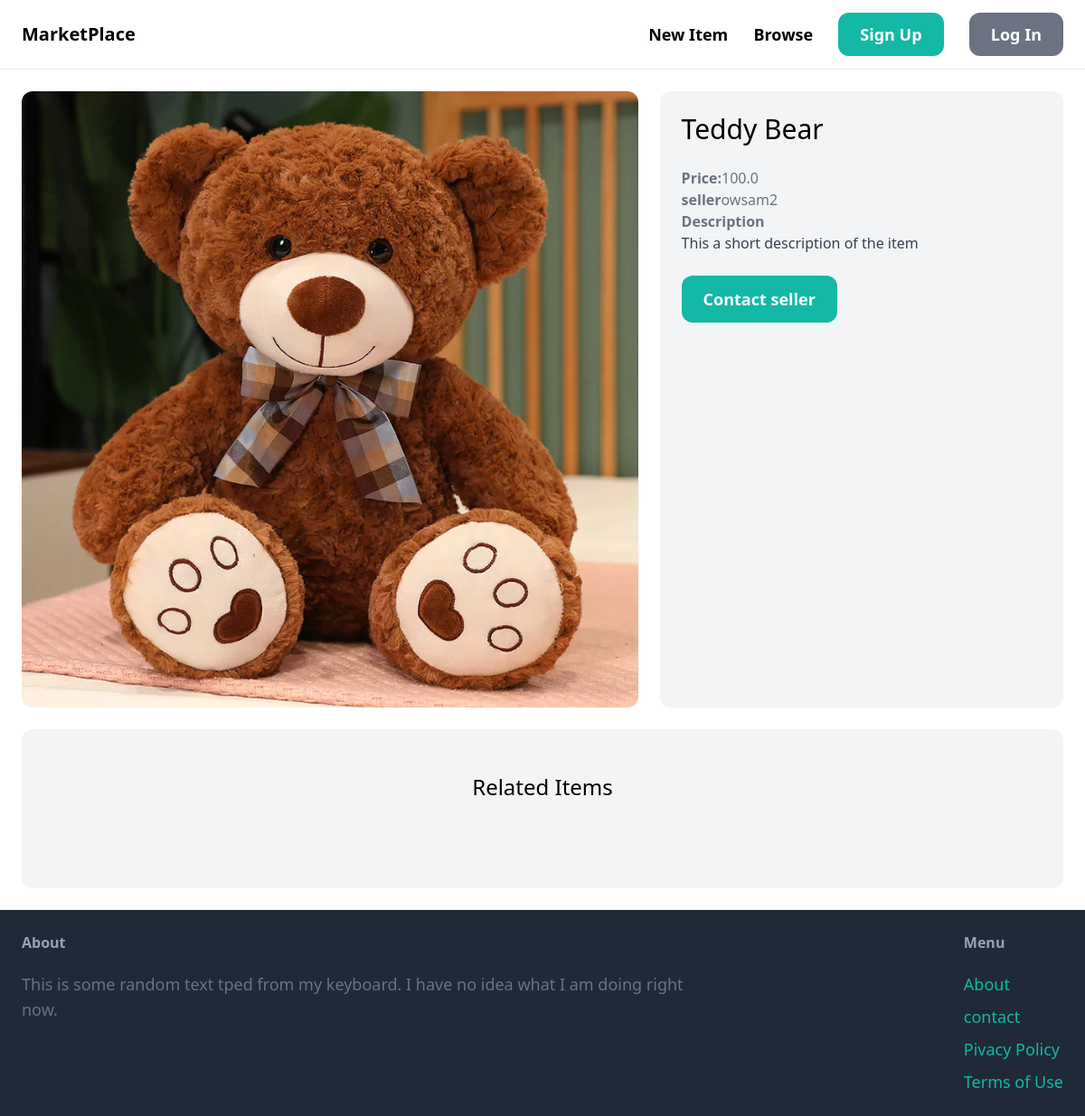
/items/1/, run on an earlier commit of the app's database.
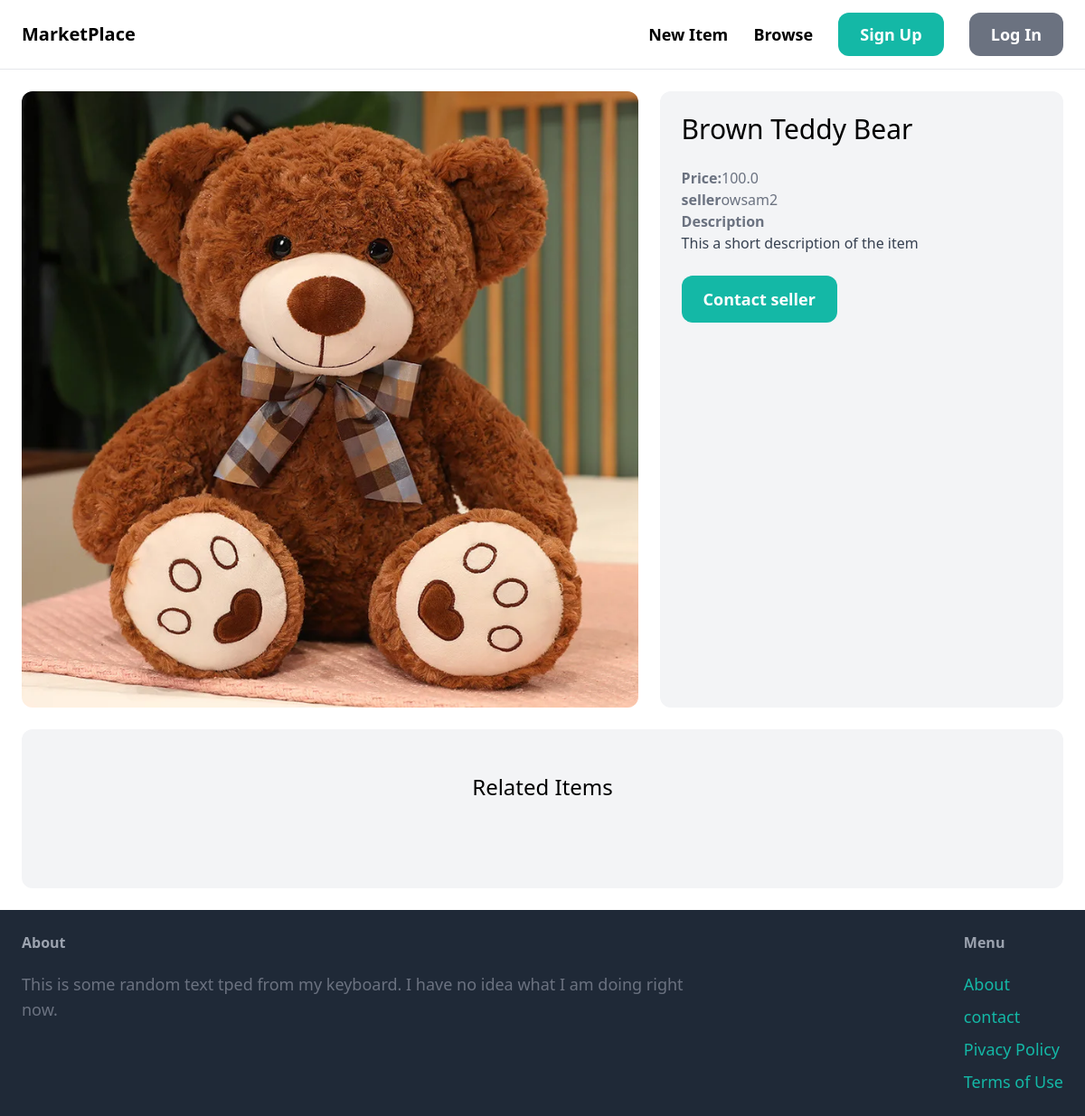
And on a later commit of the database.
### item/models.py (models this page shows, shortened)
class Item(models.Model):
    category = models.ForeignKey(Category, related_name='items', on_delete=models.CASCADE) # If user deletes category, all items in that category are being deleted
    name = models.CharField(max_length=255)
    description = models.TextField(blank=True, null=True)
    price = models.FloatField()
    image = models.ImageField(upload_to='item_images', blank=True, null=True) #uploads and create item_mage location on the server if it doesn't exist.
    is_sold = models.BooleanField(default=False)
    created_by = models.ForeignKey(User, related_name='items', on_delete = models.CASCADE) #If user deletes all items, delte all items
    created_at = models.DateTimeField(auto_now_add=True)

### item/views.py (the view)
# urls.py: path('<int:pk>/', views.detail, name='detail'),
def detail(request, pk):
    item = get_object_or_404(Item, pk = pk)
    related_items = Item.objects.filter(category = item.category, is_sold=False).exclude(pk=pk)[0:3]
    return render(request, "item/detail.html", {
        "item": item,
        'related_items': related_items
    })

### item/templates/item/detail.html (shortened to what this page needs)
{%extends 'core/base.html'%}
{%block content%}
    <div class="grid grid-cols-5 gap-6">
        <div class="col-span-3">
            <img src="{{item.image.url}}" class="rounded-xl">
        </div>
        <div class="col-span-2 p-6 bg-gray-100 rounded-xl">
            <h1 class="mb-6 text-3xl">{{item.name}}</h1>
            <p class="text-gray-500"><strong>Price:</strong>{{item.price}}</p>
            <p class="text-gray-500"><strong>seller</strong>{{item.created_by}}</p>
            {% if item.description %}
            <p class="text-gray-700">
                <strong class="text-gray-500">Description</strong><br>
                {{item.description}}
            </p>
            {% endif %}
            {% if request.user == item.created_by %}
            <div class="mt-6 p-6 bg-white rounded-xl">
                <p> This is your item </p><br>
                <a href="{% url 'item:edit' item.id %}" class="incline-block mt-6 px-6 py-3 text-lg font-semibold bg-teal-500 rounded-xl "> Edit </a>
                <a href="{% url 'item:delete' item.pk %}" class="incline-block mt-6 px-6 py-3 text-lg font-semibold bg-red-500 rounded-xl "> Delete </a>
            </div>
            {% else %}
                <a href="#" class="inline-block mt-6 px-6 py-3 text-lg font-semibold bg-teal-500 text-white rounded-xl hover:bg-teal-700">Contact seller</a>
            {%endif%}
        </div>
    </div>
    <div class="mt-6 px-6 py-12 bg-gray-100 rounded-xl">
        <h2 class="mb-12 text-2xl text-center">Related Items</h2>
    </div>
{%endblock%}

### core/templates/core/base.html (shortened to what this page needs)
<!DOCTYPE html>
<html lang="en">
<head>
    <script src="https://cdn.tailwindcss.com"></script>
</head>
<body>
    <nav class = "py-6 px-6 flex justify-between items-center border-b border-gray-200">
        <a href="/" class="text-xl font-semibold">MarketPlace</a>
        <div class="space-x-6">
            <a href="{% url 'item:new' %}" class="text-lg font-semibold  hover:text-gray-500">New Item</a>
            <a href="#" class="text-lg font-semibold hover:text-gray-500">Browse</a>
            {% if request.user.is_authenticated %}
            <a href="#" class="px-6 py-3 text-lg font-semibold bg-teal-500 text-white rounded-xl hover:tbg-teal-700">Inbox</a>
            <a href="{% url 'dashboard:index' %}" class="px-6 py-3 text-lg font-semibold bg-gray-500 text-white rounded-xl hover:tbg-teal-700">Dashboard</a>
            {% else %}
            <a href="{% url 'core:signup' %}" class="px-6 py-3 text-lg font-semibold bg-teal-500 text-white rounded-xl hover:tbg-teal-700">Sign Up</a>
            <a href="{% url 'core:login' %}" class="px-6 py-3 text-lg font-semibold bg-gray-500 text-white rounded-xl hover:tbg-teal-700">Log In</a>
            {% endif %}
        </div>
    </nav>
    <div class="px-6 py-6">
    {% block content %}
    {% endblock %}
    </div>
    <footer class="px-6 py-6 flex justify-between bg-gray-800">
        <div class="w-2/3 pr-19">
            <h3 class="mb-5 font-semibold text-gray-400">About</h3>
            <p class="text-lg text-gray-500">This is some random text tped from my keyboard. I have no idea what I am doing right now.</p>
        </div>
        <div class="w- 1/3">
            <h3 class="mb-5 font-semibold text-gray-400">Menu</h3>
            <ul class="space-y-2">
                <li>
                    <a href="#" class="text-lg text-teal-500 hover:text-teal-500">About</a>
                </li>
                <li>
                    <a href="{% url 'core:contact'% }" class="text-lg text-teal-500 hover:text-teal-500">contact</a>
                </li>
                <li>
                    <a href="#" class="text-lg text-teal-500 hover:text-teal-500">Pivacy Policy</a>
                </li>
                <li>
                    <a href="#" class="text-lg text-teal-500 hover:text-teal-500">Terms of Use</a>
                </li>
            </ul>
        </div>
    </footer>
</body>
</html>

What changed in the data, as far as the page shows it:
changed Item "This a short description of the item": name "Teddy Bear" → "Brown Teddy Bear"
